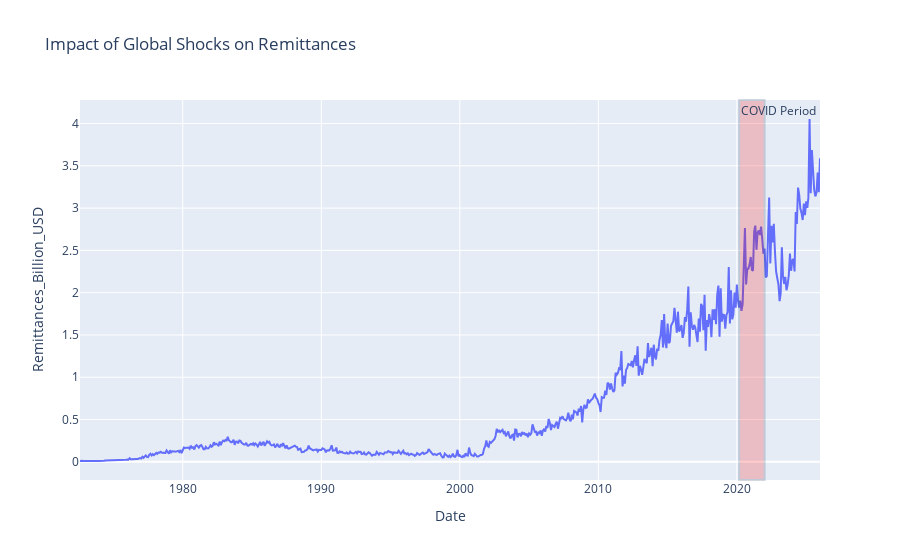

The notebook cell saved with this chart:
### Markdown cell above
## **7. Structural Breaks & Shock Analysis ⭐⭐⭐⭐**

### Code cell
# 1. time-series line of monthly/annual remittances in billions
fig = px.line(
    df,
    x="Date",
    y="Remittances_Billion_USD",
    title="Impact of Global Shocks on Remittances"
)

# 2. highlight the COVID shock window (Mar-2020 to Dec-2021) to show the counter-cyclical surge
fig.add_vrect(
    x0="2020-03-01",
    x1="2021-12-31",
    fillcolor="red",
    opacity=0.2,
    annotation_text="COVID Period",
    annotation_position="top left"
)

fig.show()

### Figure 1 — Plotly figure (JSON) as saved in the notebook; plotly's stock layout.template omitted (floating-point values rounded to 4 significant figures; data arrays with more than 128 entries replaced by an {"elided": "..."} marker saying what was removed)
{"data": [{"hovertemplate": "Date=%{x}<br>Remittances_Billion_USD=%{y}<extra></extra>", "legendgroup": "", "line": {"color": "#636efa", "dash": "solid"}, "marker": {"symbol": "circle"}, "mode": "lines", "name": "", "orientation": "v", "showlegend": false, "type": "scatter", "x": {"elided": "642 str values"}, "xaxis": "x", "y": {"elided": "642 float values"}, "yaxis": "y"}], "layout": {"annotations": [{"showarrow": false, "text": "COVID Period", "x": "2020-03-01", "xanchor": "left", "xref": "x", "y": 1, "yanchor": "top", "yref": "y domain"}], "legend": {"tracegroupgap": 0}, "shapes": [{"fillcolor": "red", "opacity": 0.2, "type": "rect", "x0": "2020-03-01", "x1": "2021-12-31", "xref": "x", "y0": 0, "y1": 1, "yref": "y domain"}], "title": {"text": "Impact of Global Shocks on Remittances"}, "xaxis": {"anchor": "y", "domain": [0, 1], "title": {"text": "Date"}}, "yaxis": {"anchor": "x", "domain": [0, 1], "title": {"text": "Remittances_Billion_USD"}}}}
